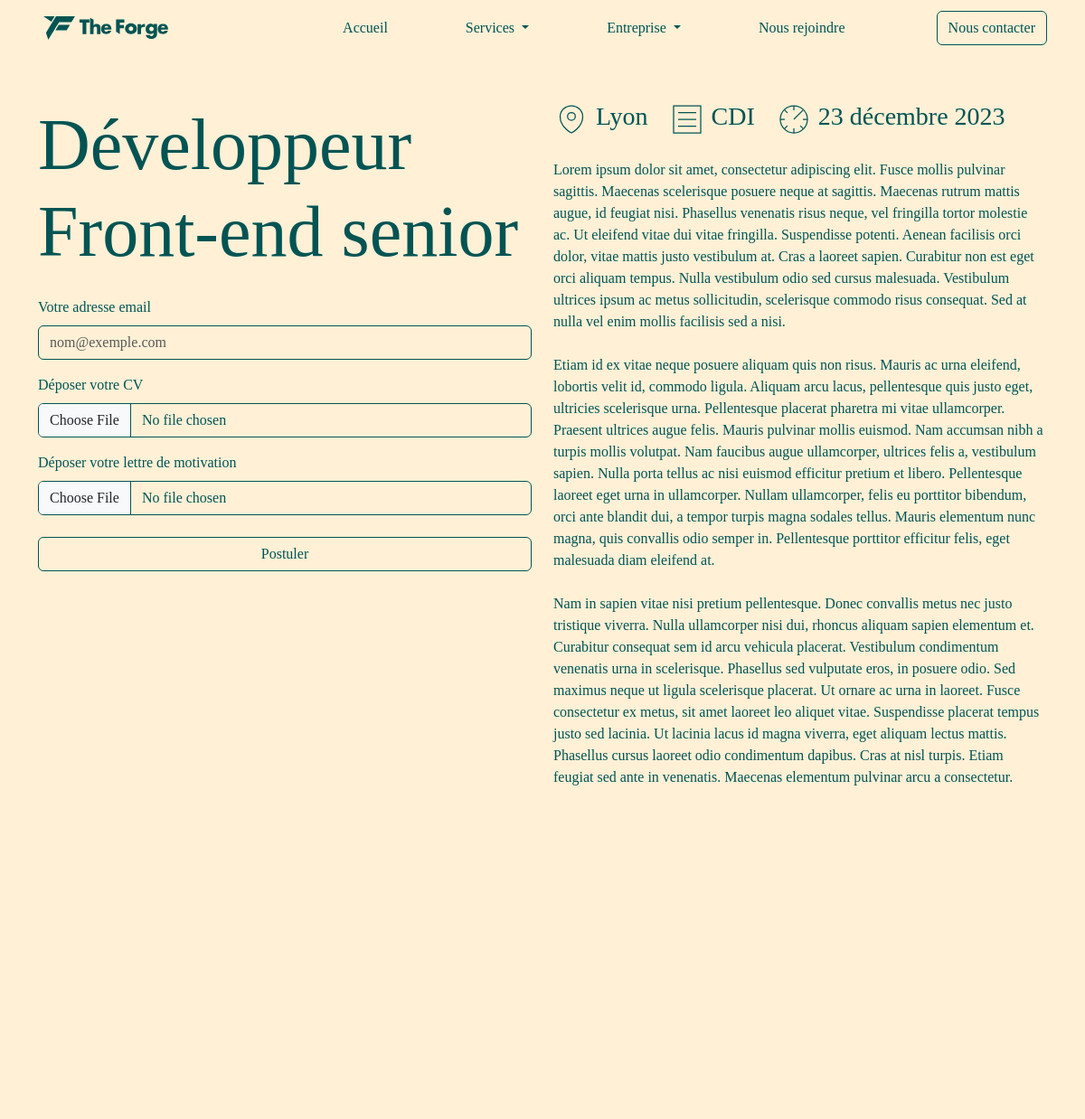
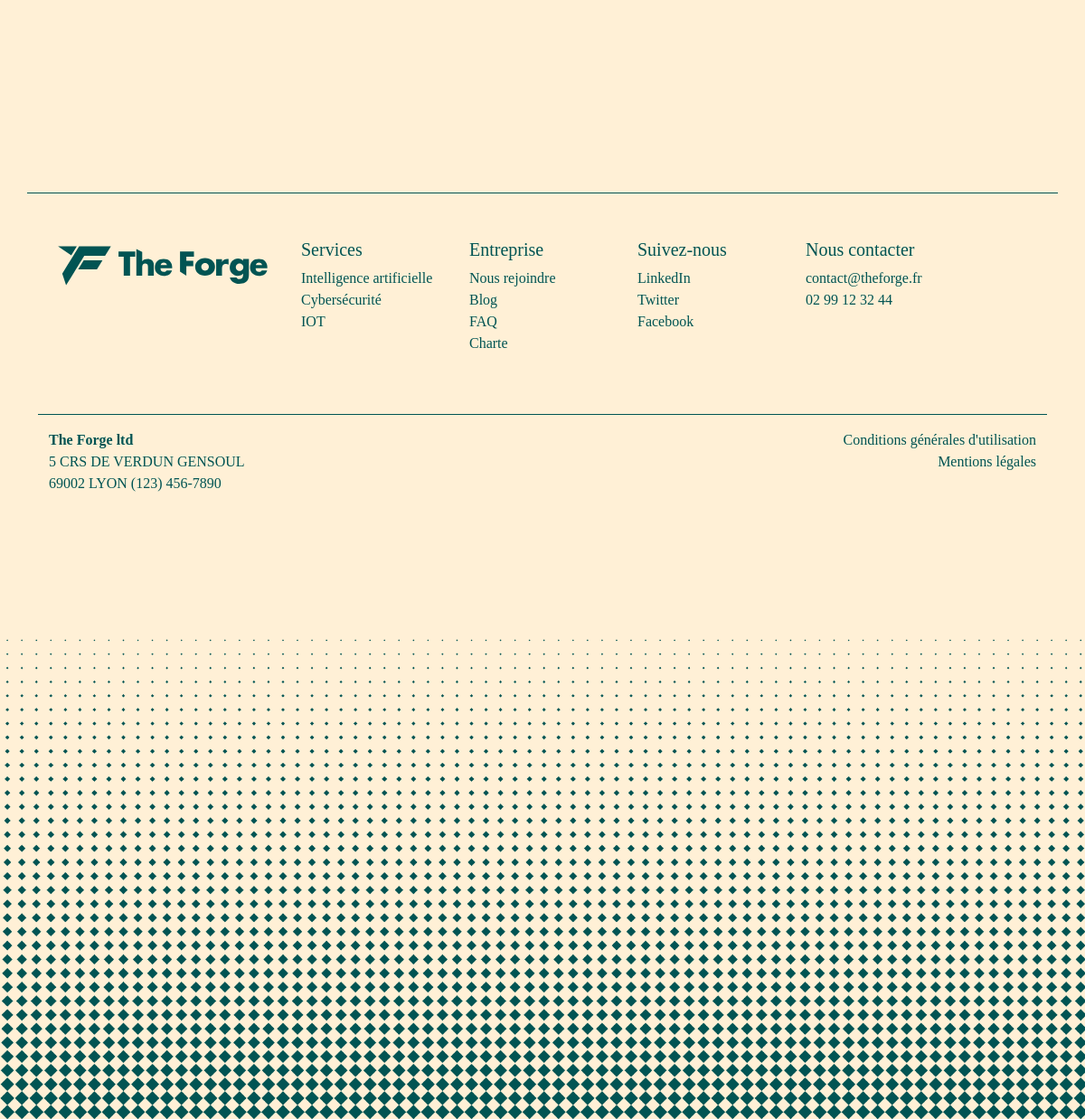
The page /job/2 on the database its author committed (2 pictures, top to bottom).
### Main/models.py (models this page shows, shortened)
class Job(models.Model):
    title = models.CharField(max_length=200)
    description = models.TextField()
    location = models.CharField(max_length=100)
    type = models.CharField(max_length=50)  # Par exemple, plein temps, partiel, freelance
    posted_at = models.DateTimeField(auto_now_add=True)
    last_date_to_apply = models.DateField()
    class Meta:
        ordering = ['-posted_at']

### Main/views.py (the view)
# urls.py: path('job/<int:pk>', views.Job_Detail, name='job'),
def Job_Detail(request, pk):
    job = get_object_or_404(Job, pk=pk)
    jobs = Job.objects.all()
    context = {"job": job, 'jobs': jobs}
    if request.method == "POST":
        application = Applicant(
            email=request.POST.get('email'),
            job=job,
            cv = request.FILES.get('cv'),
            cover_letter = request.FILES.get('cover_letter'),
            )
        application.save()
        context = {'job_title': job.title}  # Remplacez par les données réelles
        email = request.POST.get('email')
        email_template = get_template(os.path.join(settings.BASE_DIR, 'Main/templates/Main/job_confirmation.html'))
        subject = 'Message reçu !'
        email_body = email_template.render(context)
        from_email = settings.EMAIL_HOST_USER
        recipient_list = [email]
        email = EmailMessage(subject, email_body, from_email, recipient_list)
        email.content_subtype = 'html'
        email.send()
        admin_email = EmailMessage(
            f'Nouvelle candidature pour {job.title}',
            f'Une nouvelle candidature a été soumise pour le poste : {job.title}.',
            settings.EMAIL_HOST_USER,
            ['bdiouipierre@gmail.com']  # Remplacez par l'email de l'administrateur
        )
        cv_file = request.FILES.get('cv')
        cover_letter_file = request.FILES.get('cover_letter')
        if cv_file:
            admin_email.attach(cv_file.name, cv_file.read(), cv_file.content_type)
        if cover_letter_file:
            admin_email.attach(cover_letter_file.name, cover_letter_file.read(), cover_letter_file.content_type)
        admin_email.send()
        messages.success(request, 'Votre candidature a bien été envoyée !')
        return redirect('Main:join')
    else :
        return render(request, 'Main/Job.html', context)

### Main/templates/Main/Job.html (shortened to what this page needs)
{% load static %}
<!doctype html>
<html lang="en">
  <head>
    <link href="https://cdn.jsdelivr.net/npm/bootstrap@5.3.2/dist/css/bootstrap.min.css" rel="stylesheet">
    <link href="{% static 'css/join.css' %}" rel="stylesheet">
    <link rel="stylesheet" href="https://use.typekit.net/eqx7rzk.css">
  </head>
  <body style="background-color:#FFF0D6 !important; color: #015453 !important; font-family: 'articulat-cf' !important;">
  <header>
  <div class="container">
    <nav class="navbar navbar-expand-lg fixed-top navbar-light" id="mainNavbar" style="background-color:#FFF0D6 !important; color:#015453 !important;">
      <div class="container">
      <a class="navbar-brand" href="{% url 'Main:index' %}">
        <img src="{% static 'Logos/Principal/Principal_vert.svg' %}" alt="Logo The Forge" width="150">
      </a>
      <div class="collapse navbar-collapse m-auto" id="navbarNavDropdown">
        <ul class="navbar-nav m-auto">
          <li class="nav-item">
            <a class="nav-link" href="{% url 'Main:index' %}">Accueil</a>
          </li>
          <li class="nav-item dropdown">
            <a class="nav-link dropdown-toggle" href="#" role="button" data-bs-toggle="dropdown" aria-expanded="false">
              Services
            </a>
          </li>
          <li class="nav-item dropdown">
            <a class="nav-link dropdown-toggle" href="#" role="button" data-bs-toggle="dropdown" aria-expanded="false">
              Entreprise
            </a>
          </li>
          <li class="nav-item">
            <a class="nav-link" href="{% url 'Main:join' %}">Nous rejoindre</a>
          </li>
        </ul>
          <a type="button" class="btn btn-outline-vert contact-item" href="{% url 'Main:contact' %}">Nous contacter</a>
      </div>
    </div>
    </nav>
  </div>
</header>
  <Main>
    <section>
      <div class="container" style="margin-top:7rem;">
          <div class="row justify-content-center fade-up">
              <div class="col-md-6 col-sm-12 mb-4">
                  <div class="display-1">{{job.title}}</div>
                  <form method="POST" enctype="multipart/form-data">
                    <div class="mb-3 mt-4">
                      <label for="exampleFormControlInput1" class="form-label">Votre adresse email</label>
                      <input type="email" class="form-control" name='email' id="exampleFormControlInput1" placeholder="nom@exemple.com" style="background-color:transparent; color:#015453; border-color:#015453; box-shadow: 0 0 0px transparent;" required>
                    </div>
                    <div class="mb-3 mt-3">
                      <label for="CVfile" class="form-label">Déposer votre CV</label>
                      <input class="form-control" accept='.pdf' type="file" id="CVfile" name="cv" style="background-color:transparent; color:#015453; border-color:#015453;" required>
                    </div>
                    <div class="mb-3">
                      <label for="CoverLetter" class="form-label">Déposer votre lettre de motivation</label>
                      <input class="form-control" accept='.pdf' type="file" name="cover_letter" id="CoverLetter" style="background-color:transparent; color:#015453; border-color:#015453;" required>
                    </div>
                    <button class="btn btn-outline-vert w-100 mt-2">Postuler</button>
                  </form>
              </div>
              <div class="col-md-6 col-sm-12">
                <h3>
                    <svg xmlns="http://www.w3.org/2000/svg" width="40" height="40" viewBox="0 0 64 64" fill="none" stroke-width="2px" stroke="#015453"><path d="M12 27.2C12 46.4 32 56 32 56s20-9.6 20-28.8C52 16.6 43.05 8 32 8s-20 8.6-20 19.2z"/><circle cx="32" cy="26.88" r="6.88"/></svg>
                    {{job.location}}
                    <svg class="ms-3" xmlns="http://www.w3.org/2000/svg" width="40" height="40" viewBox="0 0 64 64" fill="none" stroke-width="2px" stroke="#015453"><path d="M16 20h32M16 44h32M48 32H16M8 8h48v48H8z"/></svg>
                    {{job.type}}
                    <svg class="ms-3" xmlns="http://www.w3.org/2000/svg" width="40" height="40" viewBox="0 0 64 64" fill="none" stroke-width="2px" stroke="#015453"><path d="M32 8v8M32 56v-8M56 32h-8M8 32h8M48.97 15.03L32 32M15.03 48.97l5.66-5.66M48.97 48.97l-5.66-5.66M15.03 15.03l5.66 5.66"/><circle cx="32" cy="32" r="24"/></svg>
                    {{job.last_date_to_apply}}</h3>
                  <p class="mt-4">{{job.description|linebreaksbr}}</p>
              </div>
          </div>
      </div>
    </section>
   <section id="PostesOuverts">
   </section>
  </Main>
  <footer class="footer text-vert" style="margin-top:15rem; background-color:#FFF0D6;">
  <div class="container text-vert borderTop">
    <div class="row m-auto text-vert" style="padding-top:50px; padding-bottom:50px;">
      <div class="col-md-3 mb-3 mb-md-0 text-vert">
        <img src="{% static 'Logos/Principal/Principal_vert.svg' %}" alt="Logo" height="60">
      </div>
      <div class="col-md-2 mb-3 mb-md-0 bleu">
        <h5>Services</h5>
        <ul class="list-unstyled">
          <li><a href="{% url 'Main:ai' %}" class="text-vert">Intelligence artificielle</a></li>
          <li><a href="{% url 'Main:cyber' %}" class="text-vert">Cybersécurité</a></li>
          <li><a href="{% url 'Main:iot' %}" class="text-vert">IOT</a></li>
        </ul>
      </div>
      <div class="col-md-2">
        <h5>Entreprise</h5>
        <ul class="list-unstyled">
          <li><a href="{% url 'Main:join' %}" class="text-vert">Nous rejoindre</a></li>
          <li><a href="{% url 'Main:blog' %}" class="text-vert">Blog</a></li>
          <li><a href="{% url 'Main:faq' %}" class="text-vert">FAQ</a></li>
          <li><a href="{% url 'Main:charte' %}" class="text-vert">Charte</a></li>
        </ul>
      </div>
      <div class="col-md-2">
        <h5>Suivez-nous</h5>
        <ul class="list-unstyled">
          <li><a href="#" class="text-vert">LinkedIn</a></li>
          <li><a href="#" class="text-vert">Twitter</a></li>
          <li><a href="#" class="text-vert">Facebook</a></li>
        </ul>
      </div>
      <div class="col-md-2">
        <h5>Nous contacter</h5>
        <ul class="list-unstyled">
          <li><a href="mailto:contact@theforge.fr" class="text-vert">contact@theforge.fr</a></li>
          <li><a href="tel:0299123244" class="text-vert">02 99 12 32 44</a></li>
        </ul>
      </div>
    </div>
    <div class="borderTop row pt-3 justify-content-around m-auto">
      <div class="col-6 flex-grow-1">
        <address class="">
          <strong>The Forge ltd</strong><br>
          5 CRS DE VERDUN GENSOUL<br>
          69002 LYON
          <abbr title="Phone"></abbr> (123) 456-7890
        </address>
      </div>
      <div class="col-6 align-items-end" style="text-align:right">
         <a href="{% url 'Main:Conditions' %}" class="text-vert unstyled" style="text-align:right; margin:0 !important; margin-bottom:0px !important;">Conditions générales d'utilisation</a><br>
        <a href="{% url 'Main:Mentions' %}" class="text-vert unstyled" style="text-align:right; margin:0 !important; margin-bottom:0px !important;">Mentions légales</a>
      </div>
    </div>
  </div>
    <img src="{% static 'Assets/Motifs/horizontale/footer_vert.png' %}" width="100%" style="">
</footer>
  </body>
</html>

### static/css/join.css (style rules this page uses)
.borderTop { border-style:solid none none none; border-color:#015453 !important; ; border-width:1px; }
.nav-link { color:#015453; !important; text-decoration:None; }
.nav-item { color:#015453; !important; margin-left:70px; }
.contact-item { position:relative; right:0%; }
.footer { background-color: #1D1D1D; color: #015453; }
.footer address { font-style: normal; color: #015453; }
.nav-link, .nav-link:visited { color: #015453 !important; }
.btn-outline-vert { color: #015453; border-color: #015453; }
.text-vert { color:#015453 !important; }
a.text-vert { text-decoration:none !important; }
.fade-up { opacity: 0; transform: translateY(20px); visibility: hidden; transition: opacity 0.6s ease-out, transform 0.6s ease-out; will-change: opacity, visibility, transform; }
.fade-up.visible { opacity: 1; transform: translateY(0); visibility: visible; }

### rows shown on the page
Job: title "Développeur Front-end senior", location "Lyon", type "CDI", last_date_to_apply "23 décembre 2023", description "Lorem ipsum dolor sit amet, consectetur adipiscing elit. Fusce mollis pulvinar sagittis. Maecenas scelerisque posuere neque at sagittis. Maecenas rutrum mattis augue, id feugiat nisi. Phasellus venenatis risus neque, vel fringilla tortor molestie ac. Ut eleifend vitae dui vitae fringilla. Suspendisse potenti. Aenean facilisis orci dolor, vitae mattis justo vestibulum at. Cras a laoreet sapien. Curabitur non est eget orci aliquam tempus. Nulla vestibulum odio sed cursus malesuada. Vestibulum ultrices ipsum ac metus sollicitudin, scelerisque commodo risus consequat. Sed at nulla vel enim mollis facilisis sed a nisi. Etiam id ex vitae neque posuere aliquam quis non risus. Mauris ac urna…"
